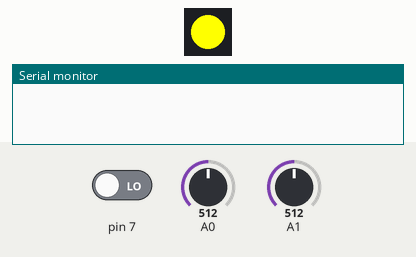
Simulated run of this program. Board: Arduino Leonardo, built with avr-gcc and run on an emulated ATmega32U4. Shown: 1 RGB LEDs in strip order, left to right, the last lines printed to the serial monitor. Inputs (shaded band) come from the test bench; at power-on: A0 = 512, A1 = 512, pin 7 LOW.

Above: at 0.1 s.
At 2.2 s:
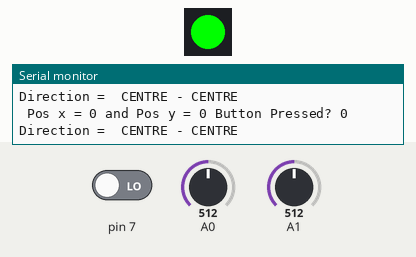
2.3 s: A0 set to 556
At 10.3 s:
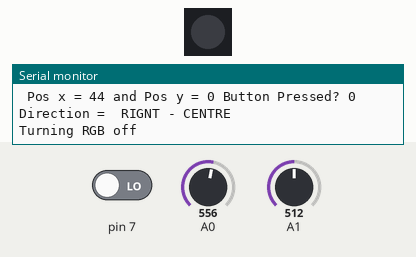
13.5 s: A1 set to 548
15.0 s: A1 set to 519
Timing chart, 0 to 17.5 s (numbered marks = the images above; inputs shaded):
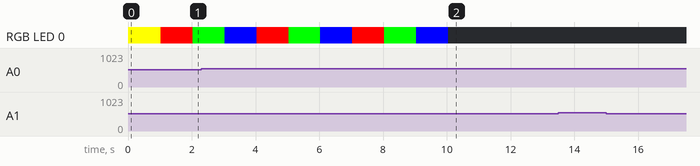

Measured:
- the behaviour switches between 537 and 538 on A0 (found by bisection; images 1 and 2)

The program:

main.cpp
```cpp
#include <Arduino.h>
# include <JoystickHigh.h>
# include <JoystickLow.h>
# include <dibse.h>
#include <stdint.h>

const int16_t SW_pin = PE2; // digital pin connected to SW
const int16_t X_pin = 0; // analog pin connected to VRx
const int16_t Y_pin = 1; // analog pin connected to VRy
const int16_t DEAD_ZONE = 25;
// put function declarations here
JoystickHigh js = JoystickHigh(X_pin, Y_pin, SW_pin);
DibsE dibse;
// Joystick low
JoystickLow jsL = JoystickLow(X_pin, Y_pin, SW_pin);


void setup()
{
  Serial.begin(9600);

  dibse.setup();
  //js.setDeadzone(DEAD_ZONE);
  //js.begin();
  jsL.begin();
  jsL.setDeadzone(DEAD_ZONE);
}

unsigned long lastTime = 0;
// forward declaration of functions
int dur = 10;

void loop() {
  unsigned long time = millis();
	if (time - lastTime >= 1000) {
      //testBitOperation();
      //js.loop();
      jsL.loop();

		lastTime = time;
	}
  if(dur > -1){
    dur--;
  }
  if(dur>0){
    dibse.loop();
  }
  if(dur == 0){
    Serial.println("Turning RGB off");
    dibse.simpleBlinkOff();
  }
}
```
